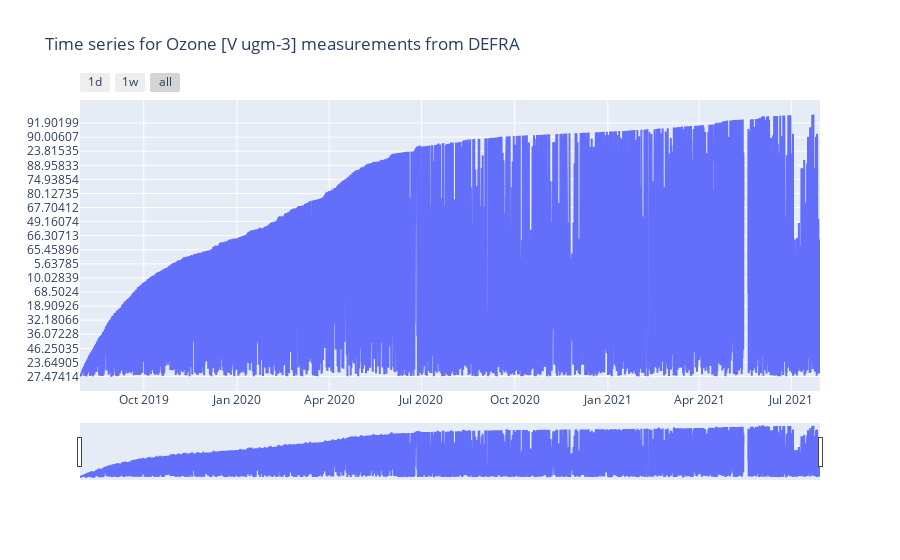

The notebook cell this image was saved under:
### Code cell
# Create figure
fig = go.Figure()

#look for each sensor data by its key
for key in sensorkeys:
    df_t = df.loc[str(key)]
    fig.add_trace(go.Scatter(x=list(df_t.index), y=list(df_t["Ozone [V ugm-3]"]), name= str(key)))
    break

# Set title
fig.update_layout(
    title_text="Time series for Ozone [V ugm-3] measurements from DEFRA"
)

# Add range slider
fig.update_layout(
    xaxis=dict(
        rangeselector=dict(
            buttons=list([
                dict(count=1,
                     label="1d",
                     step="day",
                     stepmode="backward"),
                dict(count=7,
                     label="1w",
                     step="day",
                     stepmode="backward"),
                dict(step="all")
            ])
        ),
        rangeslider=dict(
            visible=True
        ),
        type="date"
    ),
    yaxis=dict(
       autorange = True,
       fixedrange= False
   )
    
)

fig.show()

### Figure 1 — Plotly figure (JSON) as saved in the notebook; plotly's stock layout.template omitted (floating-point values rounded to 4 significant figures; data arrays with more than 128 entries replaced by an {"elided": "..."} marker saying what was removed)
{"data": [{"name": "Birmingham A4540 Roadside", "type": "scatter", "x": {"elided": "17528 str values"}, "y": {"elided": "17528 str values"}}], "layout": {"title": {"text": "Time series for Ozone [V ugm-3] measurements from DEFRA"}, "xaxis": {"rangeselector": {"buttons": [{"count": 1, "label": "1d", "step": "day", "stepmode": "backward"}, {"count": 7, "label": "1w", "step": "day", "stepmode": "backward"}, {"step": "all"}]}, "rangeslider": {"visible": true}, "type": "date"}, "yaxis": {"autorange": true, "fixedrange": false}}}
